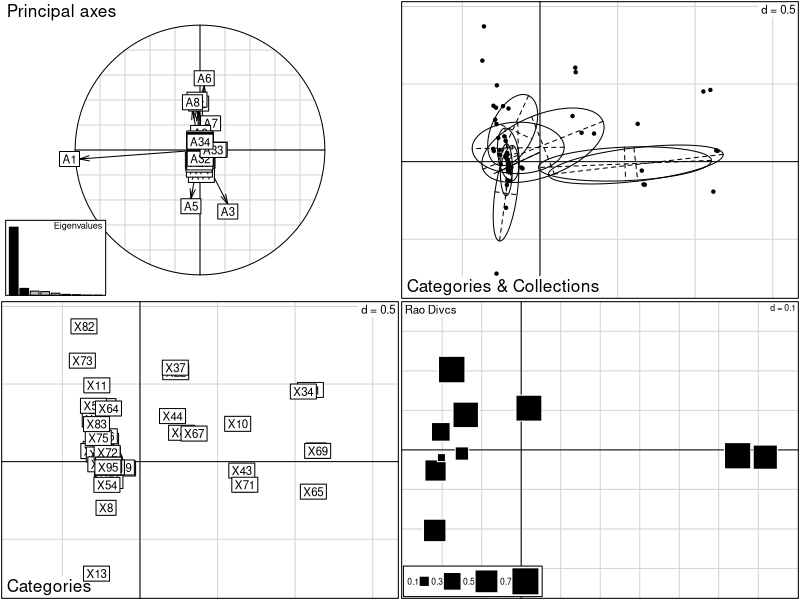

Generate this figure with R:
library(ade4)


### Name: humDNAm
### Title: human mitochondrial DNA restriction data
### Aliases: humDNAm
### Keywords: datasets

### ** Examples

data(humDNAm)
dpcoahum <- dpcoa(data.frame(t(humDNAm$samples)), 
    sqrt(humDNAm$distances), scan = FALSE, nf = 2)
plot(dpcoahum)
